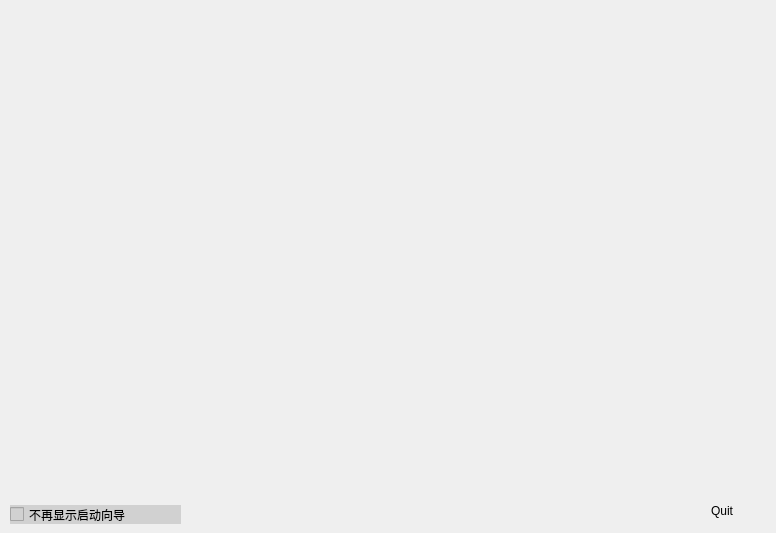
<?xml version="1.0" encoding="UTF-8"?>
<ui version="4.0">
 <class>LauncherGuideDialog</class>
 <widget class="QDialog" name="LauncherGuideDialog">
  <property name="geometry">
   <rect>
    <x>0</x>
    <y>0</y>
    <width>776</width>
    <height>533</height>
   </rect>
  </property>
  <property name="windowTitle">
   <string>Dialog</string>
  </property>
  <widget class="QCheckBox" name="checkBox_showUp">
   <property name="geometry">
    <rect>
     <x>10</x>
     <y>505</y>
     <width>171</width>
     <height>19</height>
    </rect>
   </property>
   <property name="styleSheet">
    <string notr="true">background-color: rgb(209, 209, 209);</string>
   </property>
   <property name="text">
    <string>不再显示启动向导</string>
   </property>
  </widget>
  <widget class="QPushButton" name="Btn_close">
   <property name="geometry">
    <rect>
     <x>677</x>
     <y>495</y>
     <width>90</width>
     <height>31</height>
    </rect>
   </property>
   <property name="text">
    <string>Quit</string>
   </property>
   <property name="autoDefault">
    <bool>true</bool>
   </property>
   <property name="flat">
    <bool>true</bool>
   </property>
  </widget>
  <widget class="QStackedWidget" name="stackedWidget">
   <property name="geometry">
    <rect>
     <x>10</x>
     <y>170</y>
     <width>757</width>
     <height>291</height>
    </rect>
   </property>
   <property name="styleSheet">
    <string notr="true">border-image: url(:/images/Share/images/guideCalcu.png);</string>
   </property>
   <property name="currentIndex">
    <number>0</number>
   </property>
   <widget class="QWidget" name="page">
    <widget class="QLabel" name="label">
     <property name="geometry">
      <rect>
       <x>0</x>
       <y>0</y>
       <width>757</width>
       <height>291</height>
      </rect>
     </property>
     <property name="styleSheet">
      <string notr="true">border-image: url(:/images/Images/guidePython.png);</string>
     </property>
     <property name="text">
      <string/>
     </property>
    </widget>
   </widget>
  </widget>
 </widget>
 <resources/>
 <connections/>
</ui>
